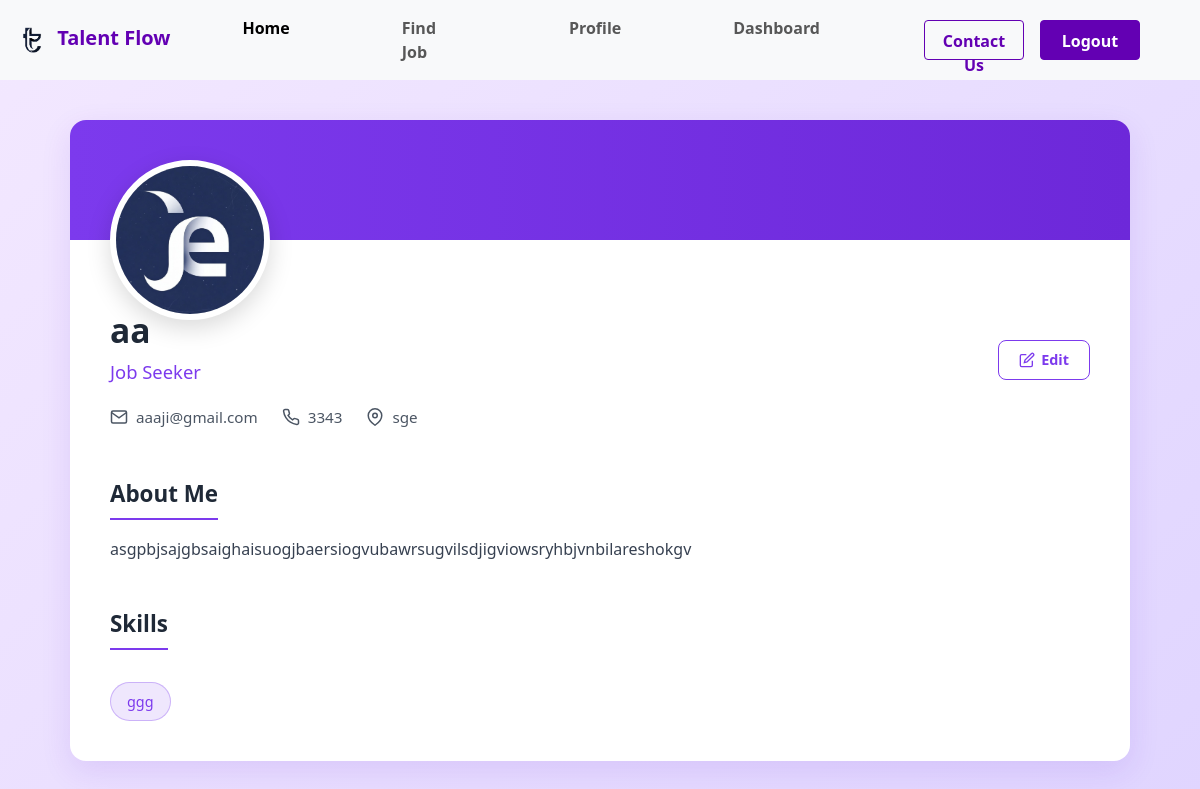
Page /profile/ (signed in) on the committed database.
### home/models.py (models this page shows, shortened)
class userprofile(models.Model):
    image=models.ImageField(upload_to='profile')
    phone=models.IntegerField()
    email=models.EmailField(null=True,blank=True)
    about=models.TextField(max_length=200,null=True,blank=True)
    location=models.TextField(max_length=15)
    user_skills = models.ManyToManyField(skills, blank=True)
    us=models.OneToOneField(User,on_delete=models.CASCADE,default=1)

class skills(models.Model):
    name=models.TextField(max_length=15)

### home/views.py (the view)
# urls.py: path('profile/',profilefn),
@login_required(login_url='/login/')
def profilefn(request):
    user_data = None
    company_data = None
    role = None
    try:
        user_data = request.user.userprofile
        role = 'user'
    except userprofile.DoesNotExist:
        try:
            company_data = request.user.companyprofile
            role = 'company'
        except companyprofile.DoesNotExist:
            role = 'none'
    context = {
        'user_data': user_data,
        'company_data': company_data,
        'role': role
    }
    return render(request, 'profile.html', context)

### home/templates/profile.html (shortened to what this page needs)
{% extends 'base.html' %}
{% load static %}
{% block style %}
    <link rel="stylesheet" href="{% static 'css/profile.css' %}">
{% endblock style %}
{% block content %}
<div class="profile-container">
    <div class="profile-header">
        <div class="cover-area"></div>
        <div class="profile-main-info">
            <a href="/editprofile/" class="edit-btn">
                <svg width="16" height="16" viewBox="0 0 24 24" fill="none" stroke="currentColor" stroke-width="2">
                    <path d="M11 4H4a2 2 0 0 0-2 2v14a2 2 0 0 0 2 2h14a2 2 0 0 0 2-2v-7"></path>
                    <path d="M18.5 2.5a2.121 2.121 0 0 1 3 3L12 15l-4 1 1-4 9.5-9.5z"></path>
                </svg>
                <span>Edit</span>
            </a>
            {% if role == 'user' and user_data %}
                {% if user_data.image %}
                    <img src="{{ user_data.image.url }}" alt="{{ user_data.us.username }}" class="profile-avatar">
                {% else %}
                    <img src="{% static 'images/default-user.jpg' %}" alt="Default" class="profile-avatar">
                {% endif %}
                <h1 class="profile-name">{{ user_data.us.username|default:"User" }}</h1>
                <div class="profile-role">Job Seeker</div>
                <div class="profile-meta">
                    {% if user_data.email %}
                    <div class="meta-item">
                        <svg width="18" height="18" viewBox="0 0 24 24" fill="none" stroke="currentColor" stroke-width="2">
                            <path d="M4 4h16c1.1 0 2 .9 2 2v12c0 1.1-.9 2-2 2H4c-1.1 0-2-.9-2-2V6c0-1.1.9-2 2-2z"/>
                            <polyline points="22,6 12,13 2,6"/>
                        </svg>
                        <span>{{ user_data.email }}</span>
                    </div>
                    {% endif %}
                    {% if user_data.phone %}
                    <div class="meta-item">
                        <span>{{ user_data.phone }}</span>
                    </div>
                    {% endif %}
                    {% if user_data.location %}
                    <div class="meta-item">
                        <svg width="18" height="18" viewBox="0 0 24 24" fill="none" stroke="currentColor" stroke-width="2">
                            <path d="M21 10c0 7-9 13-9 13s-9-6-9-13a9 9 0 0 1 18 0z"/>
                            <circle cx="12" cy="10" r="3"/>
                        </svg>
                        <span>{{ user_data.location }}</span>
                    </div>
                    {% endif %}
                </div>
                {% if user_data.about %}
                    <h3 class="section-title">About Me</h3>
                    <p class="about-text">{{ user_data.about }}</p>
                {% endif %}
                <h3 class="section-title">Skills</h3>
                <div class="skills-container">
                    {% if user_data.user_skills.exists %}
                        {% for skill in user_data.user_skills.all %}
                            <span class="skill-tag">{{ skill.name }}</span>
                        {% endfor %}
                    {% else %}
                        <div class="no-data">No skills added yet</div>
                    {% endif %}
                </div>
            {% endif %}
        </div>
    </div>
</div>
{% endblock content %}

### home/static/css/profile.css (style rules this page uses)
:root { --primary: #7c3aed; --primary-dark: #6d28d9; --light-bg: #f8f5ff; --gray: #4b5563; --dark: #1f2937; }
body { background: linear-gradient(135deg, #f3e8ff 0%, #e0d5ff 100%); min-height: 100vh; font-family: 'Segoe UI', system-ui, -apple-system, sans-serif; color: var(--dark); }
.profile-container { max-width: 1100px; margin: 40px auto; padding: 0 20px; }
.profile-header { background: white; border-radius: 16px; box-shadow: 0 10px 30px rgba(109, 40, 217, 0.12); overflow: hidden; margin-bottom: 30px; }
.cover-area { height: 120px; background: linear-gradient(90deg, var(--primary) 0%, var(--primary-dark) 100%); position: relative; }
.profile-main-info { padding: 0 40px 40px; position: relative; }
.profile-avatar { width: 160px; height: 160px; border-radius: 50%; border: 6px solid white; box-shadow: 0 8px 25px rgba(0,0,0,0.15); object-fit: cover; background-color: #e5e7eb; position: absolute; top: -150px; left: 40px; }
.profile-name { font-size: 2.1rem; font-weight: 700; margin: 70px 0 8px; color: var(--dark); }
.profile-role { font-size: 1.15rem; color: var(--primary); font-weight: 500; margin-bottom: 12px; }
.profile-meta { display: flex; flex-wrap: wrap; gap: 24px; margin: 20px 0; color: var(--gray); }
.meta-item { display: flex; align-items: center; gap: 8px; font-size: 0.95rem; }
.section-title { font-size: 1.4rem; font-weight: 600; color: var(--dark); margin: 32px 0 16px; padding-bottom: 10px; border-bottom: 2px solid var(--primary); display: inline-block; }
.about-text { line-height: 1.7; color: #374151; max-width: 780px; }
.skills-container { display: flex; flex-wrap: wrap; gap: 12px; margin-top: 16px; }
.skill-tag { background: rgba(124, 58, 237, 0.12); color: var(--primary); padding: 8px 16px; border-radius: 50px; font-size: 0.9rem; font-weight: 500; border: 1px solid rgba(124, 58, 237, 0.3); }
.edit-btn { position: absolute; top: 30px; right: 40px; display: flex; align-items: center; gap: 6px; padding: 8px 20px; background-color: white; color: var(--primary); border: 1.5px solid var(--primary); border-radius: 8px; text-decoration: none; font-weight: 600; font-size: 0.9rem; transition: all 0.3s ease; z-index: 10; }

### rows in the picture
userprofile: image (picture), us.username "aa", email "aaaji@gmail.com", phone "3343", location "sge", about "asgpbjsajgbsaighaisuogjbaersiogvubawrsugvilsdjigviowsryhbjvnbilareshokgv"
skills: name "ggg"
